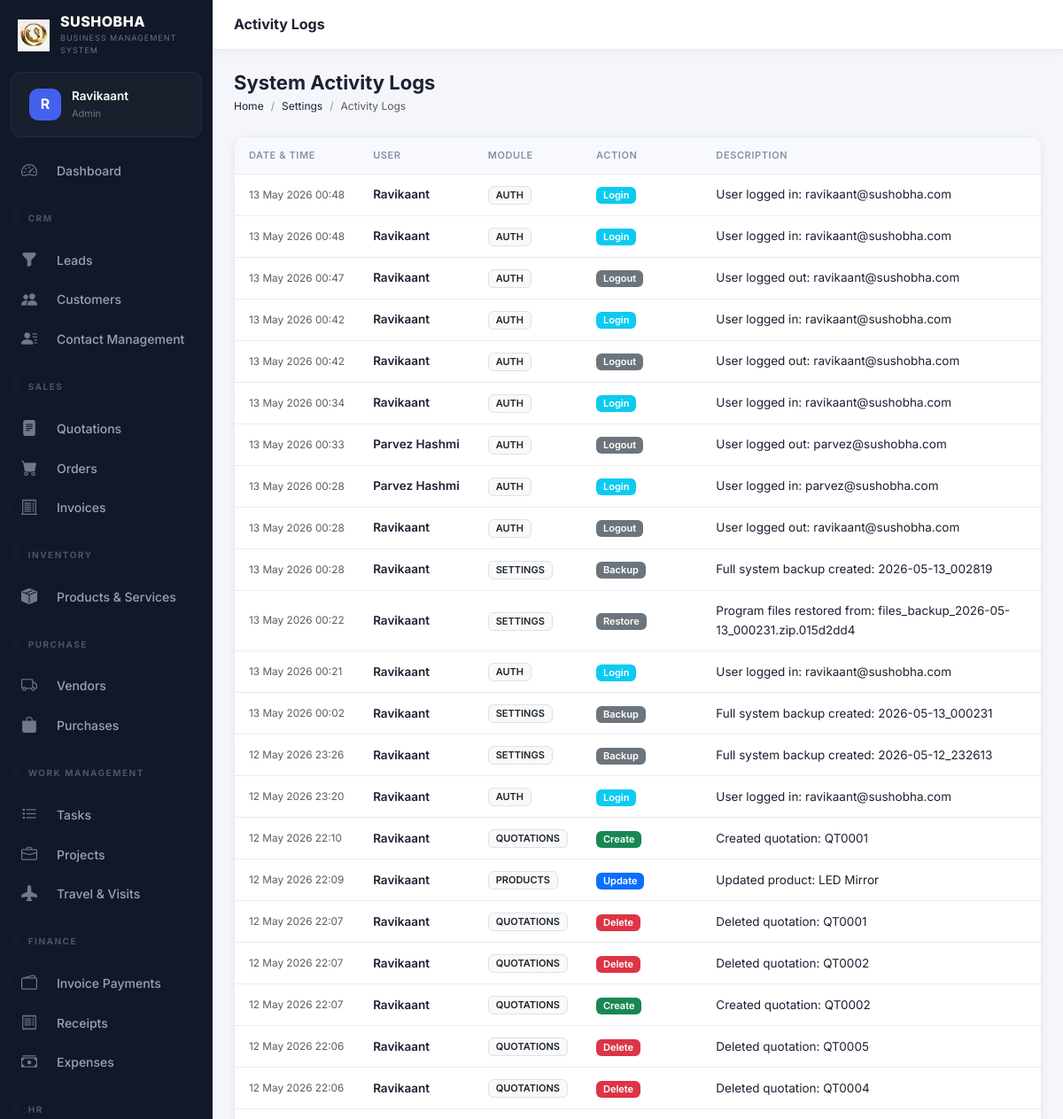
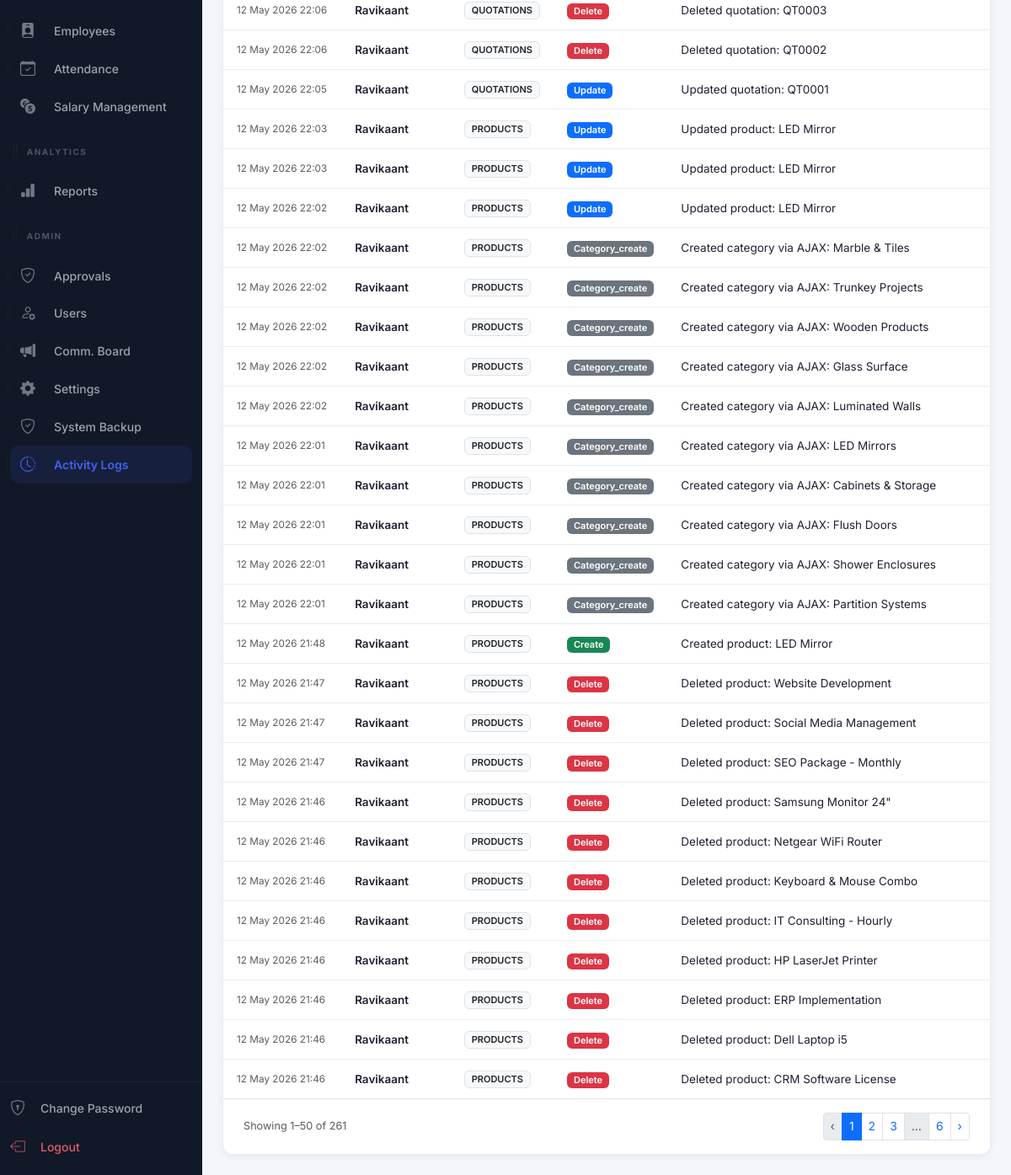
Page /modules/settings/activity-logs.php (signed in) on the earlier database version (2 pictures, top to bottom).
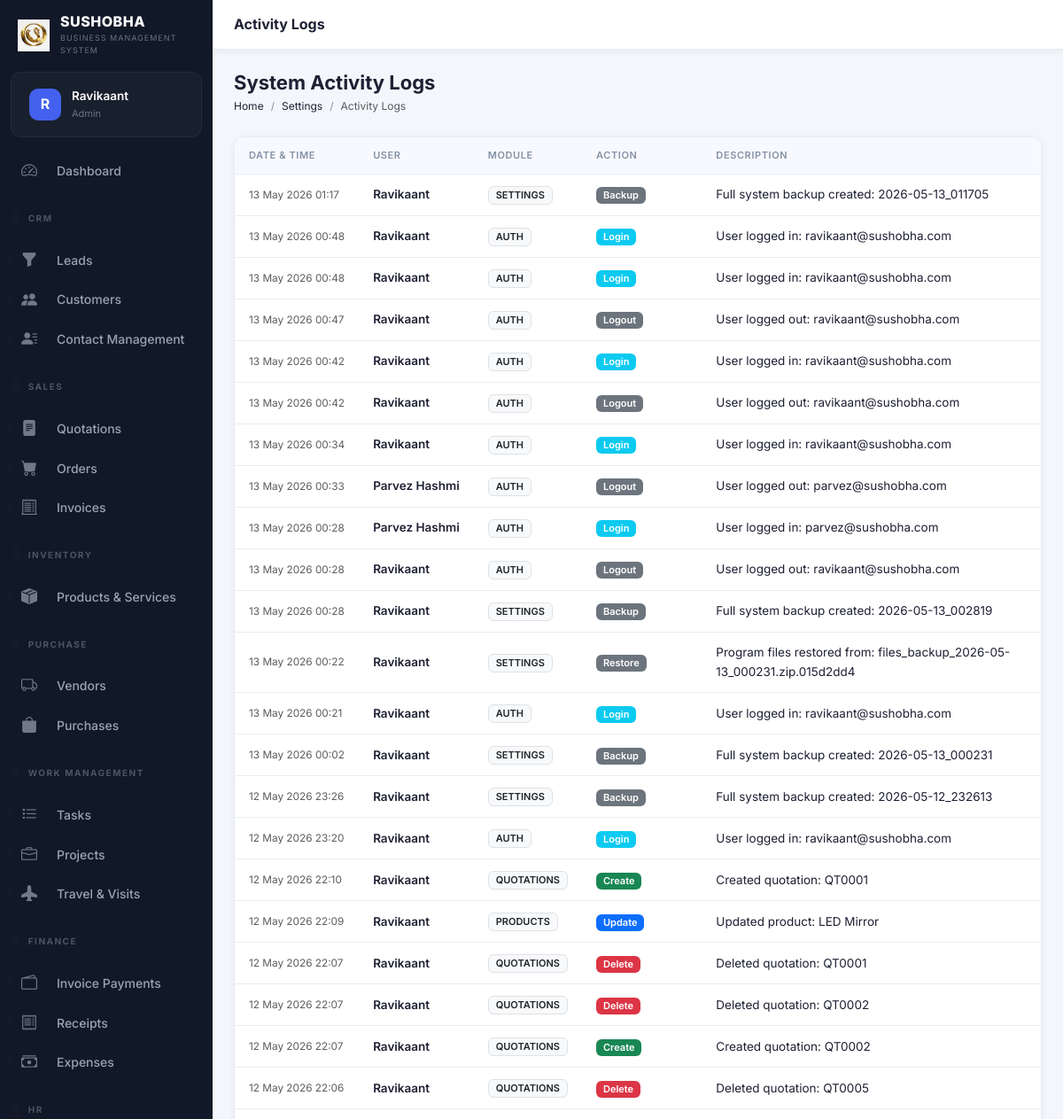
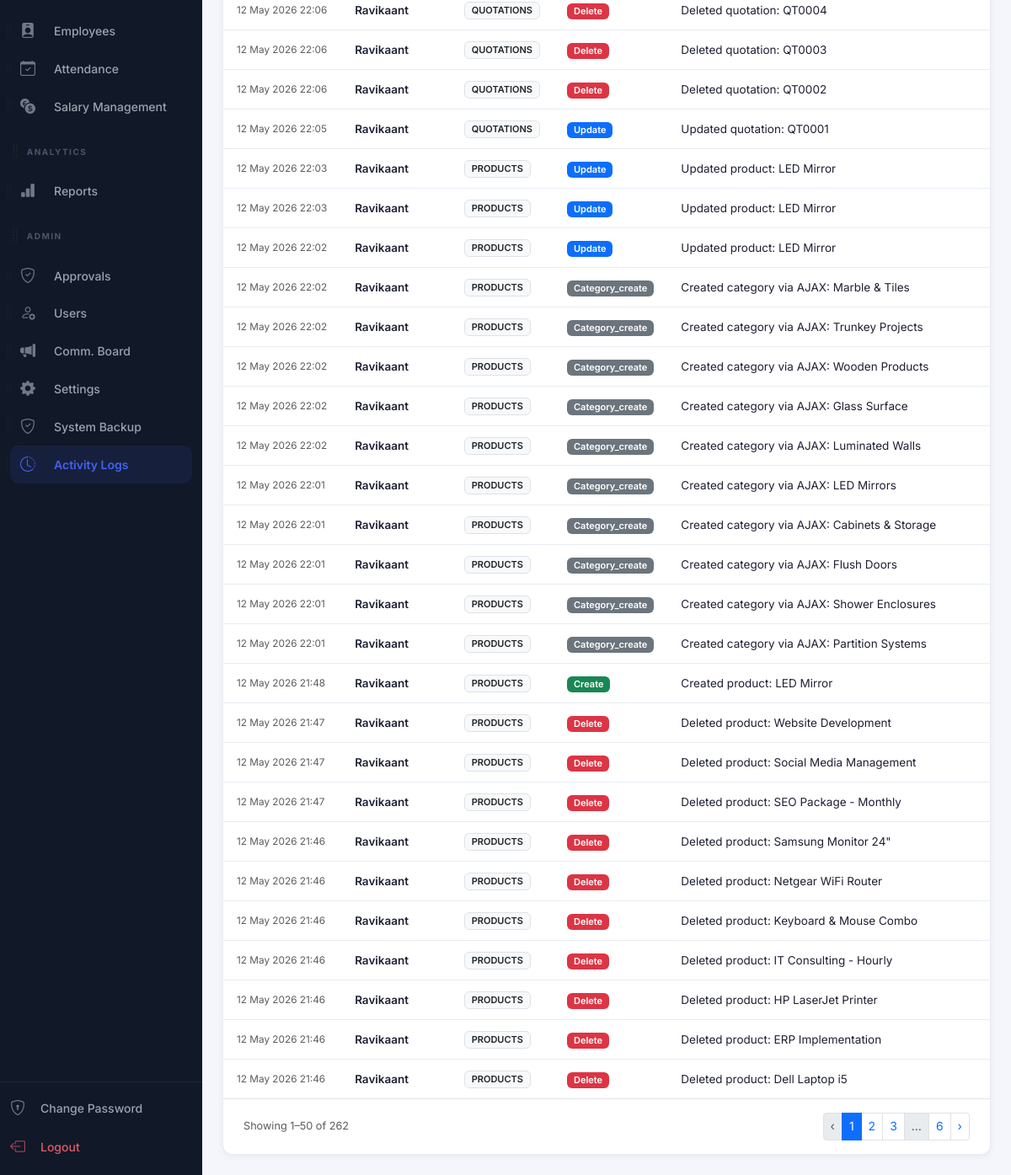
Same page on the later database version (2 pictures, top to bottom).
### tables this page shows
CREATE TABLE `users` (
  `id` int(10) unsigned NOT NULL AUTO_INCREMENT,
  `role_id` int(10) unsigned NOT NULL DEFAULT 5,
  `name` varchar(100) NOT NULL,
  `email` varchar(150) NOT NULL,
  `password` varchar(255) NOT NULL,
  `phone` varchar(20) DEFAULT NULL,
  `avatar` varchar(255) DEFAULT NULL,
  `is_active` tinyint(1) NOT NULL DEFAULT 1,
  `remember_token` varchar(100) DEFAULT NULL,
  `reset_token` varchar(100) DEFAULT NULL,
  `reset_token_expires` datetime DEFAULT NULL,
  `last_login` datetime DEFAULT NULL,
  `login_attempts` int(11) DEFAULT 0,
  `locked_until` datetime DEFAULT NULL,
  `created_at` timestamp NOT NULL DEFAULT current_timestamp(),
  `updated_at` timestamp NOT NULL DEFAULT current_timestamp() ON UPDATE current_timestamp(),
  `access_rights` varchar(255) DEFAULT '["Read"]',
  PRIMARY KEY (`id`),
  UNIQUE KEY `email` (`email`),
  KEY `role_id` (`role_id`),
  CONSTRAINT `users_ibfk_1` FOREIGN KEY (`role_id`) REFERENCES `roles` (`id`)
);

CREATE TABLE `roles` (
  `id` int(10) unsigned NOT NULL AUTO_INCREMENT,
  `name` varchar(50) NOT NULL,
  `slug` varchar(50) NOT NULL,
  `permissions` longtext DEFAULT NULL CHECK (json_valid(`permissions`)),
  `created_at` timestamp NOT NULL DEFAULT current_timestamp(),
  PRIMARY KEY (`id`),
  UNIQUE KEY `name` (`name`),
  UNIQUE KEY `slug` (`slug`)
);

CREATE TABLE `activity_logs` (
  `id` int(10) unsigned NOT NULL AUTO_INCREMENT,
  `user_id` int(10) unsigned DEFAULT NULL,
  `module` varchar(50) DEFAULT NULL,
  `action` varchar(50) DEFAULT NULL,
  `description` text DEFAULT NULL,
  `record_id` int(10) unsigned DEFAULT NULL,
  `ip_address` varchar(45) DEFAULT NULL,
  `user_agent` varchar(255) DEFAULT NULL,
  `created_at` timestamp NOT NULL DEFAULT current_timestamp(),
  PRIMARY KEY (`id`),
  KEY `user_id` (`user_id`),
  KEY `idx_log_module` (`module`),
  KEY `idx_log_created` (`created_at`),
  CONSTRAINT `activity_logs_ibfk_1` FOREIGN KEY (`user_id`) REFERENCES `users` (`id`) ON DELETE SET NULL
);

### config/db.php (called while the page is built, shortened)
<?php
class Database {
    private static ?PDO $instance = null;
    public static function getInstance(): PDO {
        if (self::$instance === null) {
            $host   = 'localhost';
            $dbname = 'sushobha_crm';
            $user   = 'root';
            $pass   = '';
            $charset = 'utf8mb4';
            $dsn = "mysql:host={$host};dbname={$dbname};charset={$charset}";
            $options = [
                PDO::ATTR_ERRMODE            => PDO::ERRMODE_EXCEPTION,
                PDO::ATTR_DEFAULT_FETCH_MODE => PDO::FETCH_ASSOC,
                PDO::ATTR_EMULATE_PREPARES   => false,
            ];
            try {
                self::$instance = new PDO($dsn, $user, $pass, $options);
            } catch (PDOException $e) {
                die(json_encode(['error' => 'Database connection failed: ' . $e->getMessage()]));
            }
        }
        return self::$instance;
    }
}
function db(): PDO {
    return Database::getInstance();
}

### includes/auth.php (called while the page is built, shortened)
<?php
require_once __DIR__ . '/../config/db.php';
function isLoggedIn(): bool {
    return isset($_SESSION['user_id']) && !empty($_SESSION['user_id']);
}
function currentUser(): ?array {
    static $user = null;
    if ($user === null) {
        $stmt = db()->prepare("SELECT u.*, r.name AS role_name, r.slug AS role_slug, r.permissions FROM users u JOIN roles r ON u.role_id = r.id WHERE u.id = ?");
        $stmt->execute([$_SESSION['user_id']]);
        $user = $stmt->fetch();
    }
    return $user;
}

### modules/settings/activity-logs.php (the view, shortened to what this page needs)
<?php
require_once __DIR__ . '/../../config/db.php';
require_once __DIR__ . '/../../includes/auth.php';
require_once __DIR__ . '/../../includes/functions.php';
$page   = max(1,(int)($_GET['page'] ?? 1));
$per    = 50;
$total = db()->query("SELECT COUNT(*) FROM activity_logs")->fetchColumn();
$pag = paginate($total, $per, $page, BASE_URL.'/modules/settings/activity-logs.php?');
$stmt = db()->prepare("SELECT a.*, u.name AS user_name FROM activity_logs a LEFT JOIN users u ON a.user_id = u.id ORDER BY a.created_at DESC LIMIT $per OFFSET {$pag['offset']}");
$stmt->execute();
$logs = $stmt->fetchAll();
include __DIR__ . '/../../includes/header.php';
?>
<?php include __DIR__ . '/../../includes/sidebar.php'; ?>
<div class="main-content">
<div class="topbar">
  <div class="topbar-title">Activity Logs</div>
</div>
<div class="page-content">
<div class="page-header">
  <div class="page-header-left"><h1>System Activity Logs</h1>
    <nav aria-label="breadcrumb"><ol class="breadcrumb"><li class="breadcrumb-item"><a href="<?= BASE_URL ?>/modules/dashboard/index.php">Home</a></li><li class="breadcrumb-item"><a href="<?= BASE_URL ?>/modules/settings/index.php">Settings</a></li><li class="breadcrumb-item active">Activity Logs</li></ol></nav>
  </div>
</div>
<div class="table-wrapper">
  <div class="table-responsive">
    <table class="table crm-table align-middle mb-0">
      <thead><tr><th>Date & Time</th><th>User</th><th>Module</th><th>Action</th><th>Description</th></tr></thead>
      <tbody>
        <?php if(empty($logs)): ?>
          <tr><td colspan="5"><div class="empty-state"><p>No logs found</p></div></td></tr>
        <?php else: foreach($logs as $log): ?>
        <tr>
          <td class="text-nowrap text-muted small"><?= date('d M Y H:i', strtotime($log['created_at'])) ?></td>
          <td class="fw-semibold"><?= e($log['user_name'] ?: 'System') ?></td>
          <td><span class="badge bg-light text-dark border text-uppercase"><?= e($log['module']) ?></span></td>
          <td>
            <?php
            $actionClass = 'bg-secondary';
            if ($log['action'] === 'create') $actionClass = 'bg-success';
            if ($log['action'] === 'update') $actionClass = 'bg-primary';
            if ($log['action'] === 'delete') $actionClass = 'bg-danger';
            if ($log['action'] === 'login') $actionClass = 'bg-info';
            ?>
            <span class="badge <?= $actionClass ?>"><?= ucfirst($log['action']) ?></span>
          </td>
          <td class="text-wrap" style="max-width: 400px;"><?= e($log['description']) ?></td>
        </tr>
        <?php endforeach; endif; ?>
      </tbody>
    </table>
  </div>
  <?php if($pag['total_pages']>1): ?>
  <div class="d-flex justify-content-between align-items-center px-4 py-3 border-top">
    <small class="text-muted">Showing <?= $pag['offset']+1 ?>–<?= min($pag['offset']+$per,$total) ?> of <?= $total ?></small>
    <?= paginationHtml($pag) ?>
  </div>
  <?php endif; ?>
</div>
</div></div>
<?php include __DIR__ . '/../../includes/footer.php'; ?>

### includes/header.php (shortened to what this page needs)
<?php
$currentUser = function_exists('currentUser') ? currentUser() : null;
?>
<!DOCTYPE html>
<html lang="en">
<head>
<link href="https://cdn.jsdelivr.net/npm/bootstrap@5.3.3/dist/css/bootstrap.min.css" rel="stylesheet">
<link href="https://cdn.jsdelivr.net/npm/bootstrap-icons@1.11.3/font/bootstrap-icons.min.css" rel="stylesheet">
<link href="https://cdnjs.cloudflare.com/ajax/libs/font-awesome/6.5.0/css/all.min.css" rel="stylesheet">
<link href="<?= BASE_URL ?>/assets/css/style.css" rel="stylesheet">
</head>
<body>
<div class="app-wrapper">

### includes/sidebar.php (shortened to what this page needs)
<?php
function isActive(string $path): string {
    return strpos($_SERVER['PHP_SELF'], $path) !== false ? 'active' : '';
}
$user = currentUser();
?>
<nav class="sidebar" id="sidebar">
  <div class="sidebar-brand">
    <div class="brand-logo">
      <img src="<?= BASE_URL ?>/assets/img/logo.png" alt="Logo" style="width: 100%; height: 100%; object-fit: contain;">
    </div>
    <div class="brand-text">
      <span class="brand-name"><?= APP_NAME ?></span>
      <span class="brand-tagline"><?= APP_TAGLINE ?></span>
    </div>
  </div>
  <div class="sidebar-user">
    <div class="sidebar-user-avatar">
      <?php if (!empty($user['avatar'])): ?>
        <img src="<?= BASE_URL ?>/<?= e($user['avatar']) ?>" alt="Avatar">
      <?php else: ?>
        <span><?= strtoupper(substr($user['name'] ?? 'U', 0, 1)) ?></span>
      <?php endif; ?>
    </div>
    <div class="sidebar-user-info">
      <span class="user-name"><?= e($user['name'] ?? 'User') ?></span>
      <span class="user-role"><?= ucwords(str_replace('_', ' ', $user['role_slug'] ?? '')) ?></span>
    </div>
  </div>
  <div class="sidebar-menu" id="sortableSidebar">
    <?php
    if (isAdmin()) {
        $defaultMenu[] = ['type' => 'header', 'id' => 'h_admin', 'label' => 'Admin'];
        $defaultMenu[] = ['type' => 'link', 'id' => 'approvals', 'url' => '/modules/approvals/index.php', 'icon' => 'bi-shield-check', 'label' => 'Approvals', 'match' => '/approvals/'];
        $defaultMenu[] = ['type' => 'link', 'id' => 'users', 'url' => '/modules/settings/users.php', 'icon' => 'bi-person-gear', 'label' => 'Users', 'match' => '/settings/users'];
        $defaultMenu[] = ['type' => 'link', 'id' => 'announcements', 'url' => '/modules/settings/announcements.php', 'icon' => 'bi-megaphone-fill', 'label' => 'Comm. Board', 'match' => '/settings/announcements'];
        $defaultMenu[] = ['type' => 'link', 'id' => 'settings', 'url' => '/modules/settings/index.php', 'icon' => 'bi-gear-fill', 'label' => 'Settings', 'match' => '/settings/index'];
        $defaultMenu[] = ['type' => 'link', 'id' => 'backup', 'url' => '/modules/settings/backup.php', 'icon' => 'bi-shield-check', 'label' => 'System Backup', 'match' => '/settings/backup'];
        $defaultMenu[] = ['type' => 'link', 'id' => 'activity_logs', 'url' => '/modules/settings/activity-logs.php', 'icon' => 'bi-clock-history', 'label' => 'Activity Logs', 'match' => '/activity-logs'];
    }
    $menuDict = [];
    foreach ($defaultMenu as $item) {
        $menuDict[$item['id']] = $item;
    }
    $userId = $_SESSION['user_id'] ?? 0;
    $stmt = db()->prepare("SELECT preference_value FROM user_preferences WHERE user_id = ? AND preference_key = 'sidebar_order'");
    $stmt->execute([$userId]);
    $savedOrderJson = $stmt->fetchColumn();
    $savedOrder = $savedOrderJson ? json_decode($savedOrderJson, true) : null;
    $menu = [];
    if ($savedOrder && is_array($savedOrder)) {
        foreach ($savedOrder as $id) {
            if (isset($menuDict[$id])) {
                $menu[] = $menuDict[$id];
                unset($menuDict[$id]);
            }
        }
        foreach ($menuDict as $item) {
            $menu[] = $item;
        }
    } else {
        $menu = $defaultMenu;
    }
    foreach ($menu as $item):
    ?>
      <div class="sidebar-sortable-item" data-id="<?= e($item['id']) ?>">
        <?php if ($item['type'] === 'header'): ?>
          <div class="menu-section-title d-flex align-items-center" style="margin-top: 15px;">
            <i class="bi bi-grip-vertical text-muted drag-handle" style="font-size: 1.2rem; cursor: grab; margin-left: -15px; margin-right: 2px;" title="Drag to reorder"></i>
            <span><?= e($item['label']) ?></span>
          </div>
        <?php else: ?>
          <div class="d-flex align-items-center position-relative">
            <i class="bi bi-grip-vertical text-muted drag-handle" style="font-size: 1.2rem; cursor: grab; opacity: 0.6; position: absolute; left: -15px; z-index: 10; padding: 10px 5px;" title="Drag to reorder"></i>
            <a href="<?= BASE_URL . $item['url'] ?>" class="menu-item flex-grow-1 mb-0 <?= isActive($item['match']) ?>">
              <i class="bi <?= $item['icon'] ?>"></i><span class="ms-1"><?= e($item['label']) ?></span>
            </a>
          </div>
        <?php endif; ?>
      </div>
    <?php endforeach; ?>
  </div>
  <div class="sidebar-footer">
    <a href="<?= BASE_URL ?>/modules/auth/change-password.php" class="menu-item <?= isActive('/auth/change-password') ?>">
      <i class="bi bi-shield-lock"></i><span>Change Password</span>
    </a>
    <a href="<?= BASE_URL ?>/modules/auth/logout.php" class="menu-item menu-item-logout">
      <i class="bi bi-box-arrow-left"></i><span>Logout</span>
    </a>
  </div>
</nav>

### includes/functions.php (shortened to what this page needs)
<?php
require_once __DIR__ . '/../config/db.php';
function e(?string $str): string {
    return htmlspecialchars($str ?? '', ENT_QUOTES | ENT_HTML5, 'UTF-8');
}
function paginate(int $total, int $perPage, int $currentPage, string $url): array {
    $totalPages = max(1, (int)ceil($total / $perPage));
    $currentPage = max(1, min($currentPage, $totalPages));
    $offset = ($currentPage - 1) * $perPage;
    return ['total'=>$total,'per_page'=>$perPage,'current'=>$currentPage,'total_pages'=>$totalPages,'offset'=>$offset,'url'=>$url];
}
function paginationHtml(array $p): string {
    $html = '<nav><ul class="pagination pagination-sm mb-0">';
    $html .= '<li class="page-item' . ($p['current']<=1?' disabled':'') . '"><a class="page-link" href="' . $p['url'] . '&page=' . ($p['current']-1) . '">‹</a></li>';
    $start = max(1, $p['current']-2);
    $end   = min($p['total_pages'], $p['current']+2);
    for ($i=$start; $i<=$end; $i++) {
        $html .= '<li class="page-item' . ($i==$p['current']?' active':'') . '"><a class="page-link" href="' . $p['url'] . '&page=' . $i . '">' . $i . '</a></li>';
    }
    if ($end < $p['total_pages']) $html .= ($end<$p['total_pages']-1?'<li class="page-item disabled"><span class="page-link">…</span></li>':'') . '<li class="page-item"><a class="page-link" href="' . $p['url'] . '&page=' . $p['total_pages'] . '">' . $p['total_pages'] . '</a></li>';
    $html .= '<li class="page-item' . ($p['current']>=$p['total_pages']?' disabled':'') . '"><a class="page-link" href="' . $p['url'] . '&page=' . ($p['current']+1) . '">›</a></li>';
    $html .= '</ul></nav>';
    return $html;
}

### includes/footer.php (shortened to what this page needs)
</div>
<div aria-live="polite" aria-atomic="true" class="position-relative">
  <div class="toast-container position-fixed bottom-0 end-0 p-3" id="toastPlacement" style="z-index: 1055;">
  </div>
</div>
</body>
</html>

Differences in the rows shown:
no longer on this page (row unchanged): activity_logs: created_at "12 May 2026 21:46", user.name "Ravikaant", module "PRODUCTS", action "Delete", description "Deleted product: CRM Software License"
added activity_logs: created_at "13 May 2026 01:17", user.name "Ravikaant", module "SETTINGS", action "Backup", description "Full system backup created: 2026-05-13_011705"
Other differences:
$total: "261" → "262"
